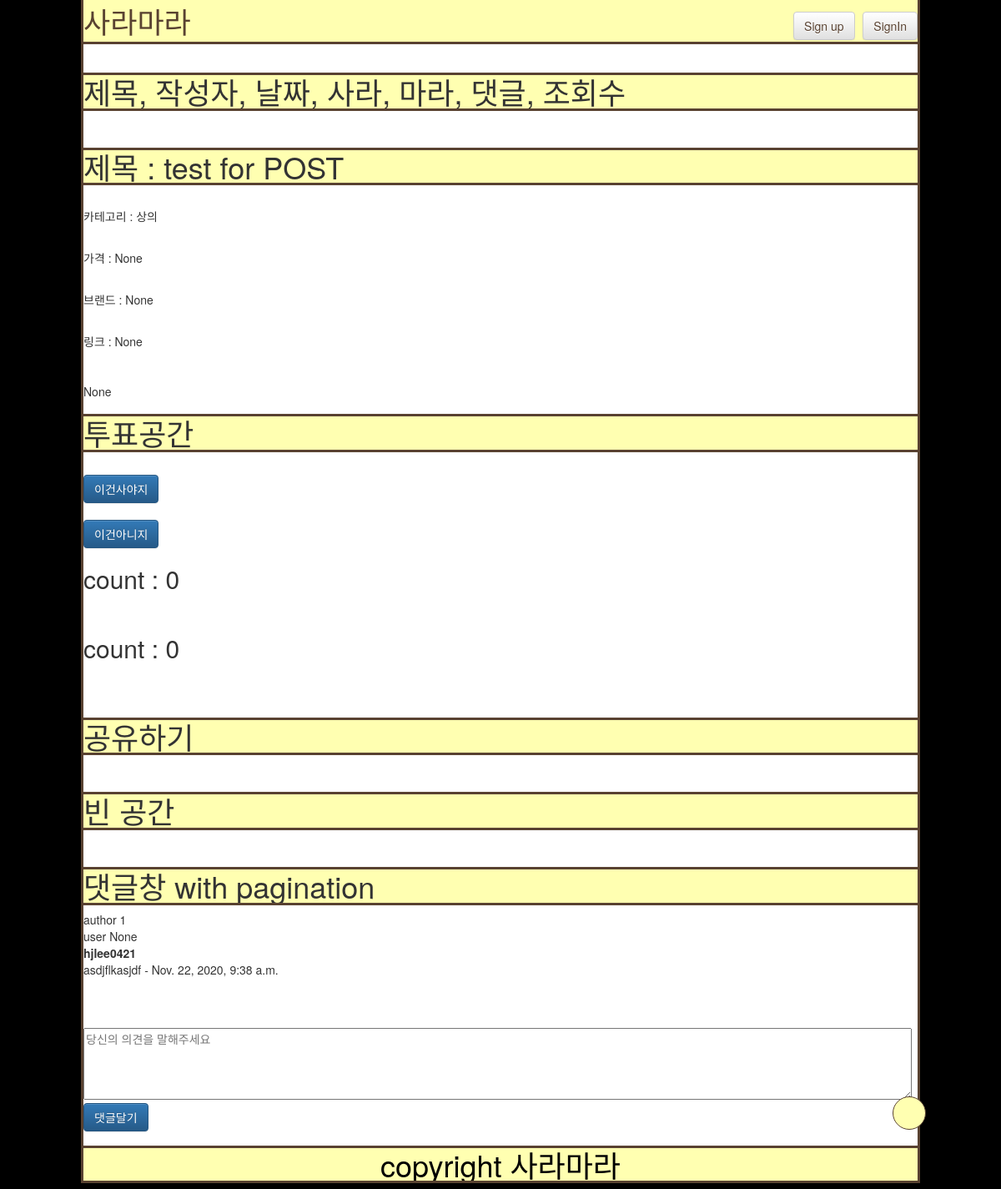
Before: /74/ with the older database file.
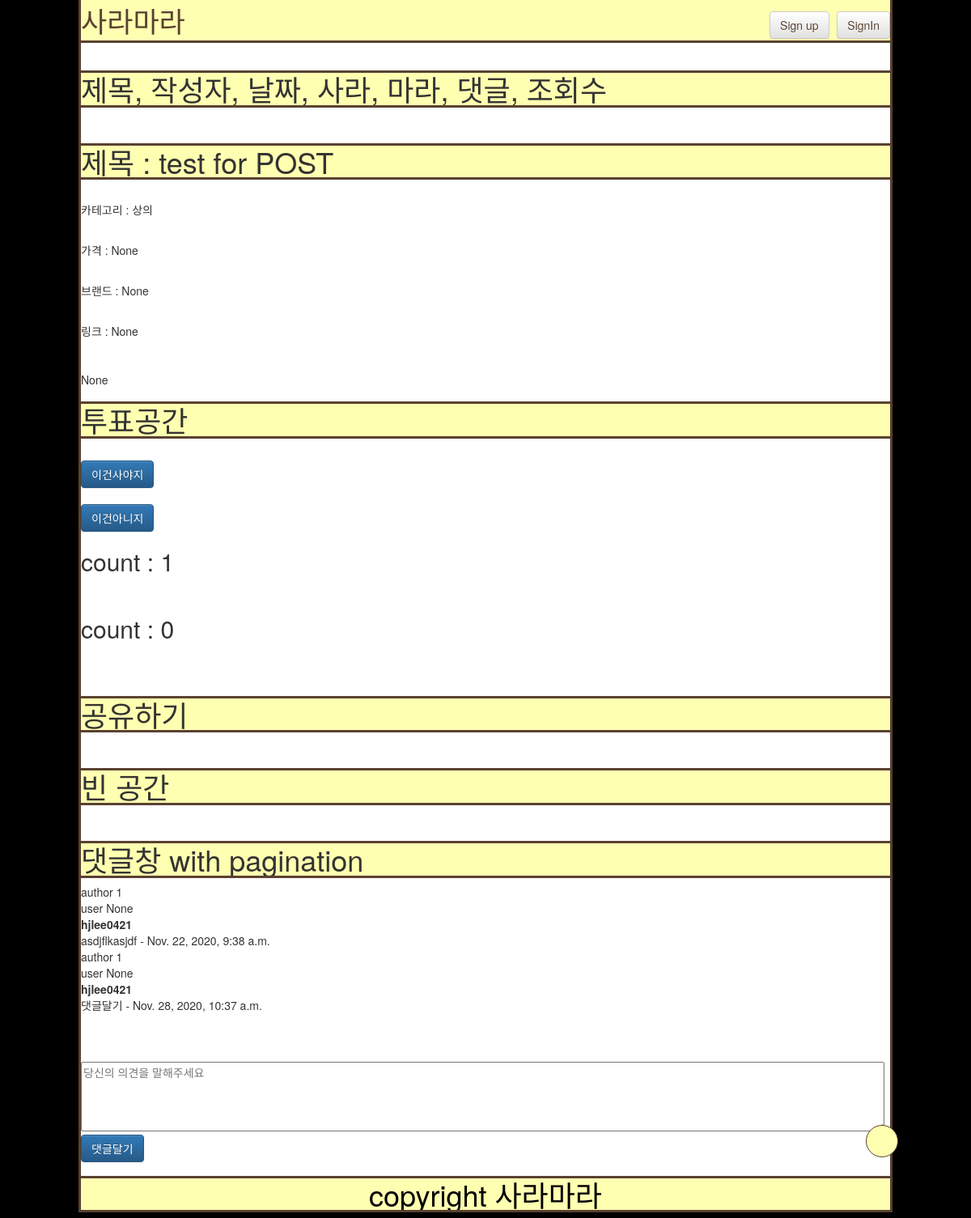
After: the same page with the newer database file.
### posts/models.py (models this page shows, shortened)
class Post(models.Model):
    author = models.ForeignKey(
        settings.AUTH_USER_MODEL, on_delete=models.CASCADE)  # settings.py 에 AUTH_USER_MODEL 확인 추천!
    title = models.CharField(max_length=128)
    price = models.CharField(max_length=128, blank=True,  null=True)
    brand = models.CharField(max_length=128, blank=True,  null=True)
    link = models.CharField(
        max_length=128, blank=True, null=True)
    pub_date = models.DateTimeField(auto_now_add=True,
                                    verbose_name='date published')
    sara = models.TextField(blank=True, null=True)
    mara = models.TextField(blank=True, null=True)
    sara_cnt = models.IntegerField(default=0)
    mara_cnt = models.IntegerField(default=0)
    comment_cnt = models.IntegerField(default=0)
    view_cnt = models.IntegerField(default=0)
    ckcontent = RichTextUploadingField(blank=True, null=True)
    CATEGORY_CHOICES = (
        ('상의', '상의'),
        ('하의', '하의'),
        ('신발', '신발'),
        ('기타', '기타'),
    )
    category = models.CharField(
        max_length=128, choices=CATEGORY_CHOICES, default='상의', null=False)
    class Meta:
        ordering = ['-id']

class Comment(models.Model):
    post = models.ForeignKey(Post, on_delete=models.CASCADE)
    author = models.ForeignKey(
        settings.AUTH_USER_MODEL, on_delete=models.CASCADE)
    text = models.CharField(max_length=200)
    created_date = models.DateTimeField(default=timezone.now)
    class Meta:
        ordering = ['created_date']

class User(AbstractUser):
    gender = models.IntegerField(default=0)
    age = models.IntegerField(default=0)

### posts/views.py (the view, shortened to what this page needs)
# urls.py: path('<int:pk>/', views.DetailView.as_view(), name='detail'),
class DetailView(generic.DetailView, FormMixin, View):
    model = Post
    form_class = PostForm
    template_name = 'posts/detail.html'
    initial = {'key': 'value'}
    def get(self, request, *args, **kwargs):
        self.object = self.get_object()
        self.object.view_cnt = self.object.view_cnt + 1
        self.object.save()
        context = self.get_context_data(object=self.object)
        context['comment'] = self.object.comment_set.all()
        return self.render_to_response(context)

### posts/forms.py
class PostForm(forms.ModelForm):
    class Meta:
        model = Post
        fields = ('title', 'category', 'brand', 'price', 'link', 'ckcontent')
    def __init__(self, *args, **kwargs):
        super(PostForm, self).__init__(*args, **kwargs)
        self.fields['title'].required = True
        self.fields['title'].required = True
        self.fields['brand'].required = True
        self.fields['price'].required = True
        self.fields['ckcontent'].required = True

### posts/templates/posts/detail.html (shortened to what this page needs)
{% extends 'posts/base.html' %} {% block content %} {% load static %}
<br />
<div>
  <h1>제목, 작성자, 날짜, 사라, 마라, 댓글, 조회수</h1>
</div>
<br />
<div>
  <h1>제목 : {{ post.title }} </h1>
  <br />
  <p>카테고리 : {{ post.category }}</p>
  <br />
  <p>가격 : {{ post.price }}</p>
  <br />
  <p>브랜드 : {{ post.brand }}</p>
  <br />
  <p>링크 : {{ post.link }}</p>
  <br />
  <P>{{ post.ckcontent|safe }}</P>
  <h1>투표공간</h1>
  <br />
  {% if user.is_authenticated %}
  <form method="POST" action=".">
    {% csrf_token %}
    <input type="submit" name="sara_button" value="이건사야지" class="btn btn-primary" />
  </form>
  {% else %}
  <form method="POST" action="{% url 'posts:signin' %}">
    <input type="submit" name="sara_button" value="이건사야지" class="btn btn-primary" />
  </form>
{% endif %}
  <br />
  {% if user.is_authenticated %}
  <form method="POST" action=".">
    {% csrf_token %}
    <input type="submit" name="mara_button" value="이건아니지" class="btn btn-primary" />
  </form>
  {% else %}
  <form method="POST" action="{% url 'posts:signin' %}">
    <input type="submit" name="sara_button" value="이건아니지" class="btn btn-primary" />
  </form>
  {% endif %}
  <h2> count : {{ post.sara_cnt }}</h2>
  <br />
  <h2> count : {{ post.mara_cnt }}</h2>
  <br />
  <br />
  <h1>공유하기</h1>
</div>
<br />
<div>
  <h1>빈 공간</h1>
</div>
<br />
<div>
  <h1>댓글창 with pagination</h1>
  {% for element in comment %}
  author {{element.author.id}} <br>
  user {{user.id}} <br>
  <strong>{{element.author}}</strong> <br>
    {{element.text}} - {{element.created_date}} <br>
    {% empty %}
    <p>No comments here yet :(</p>
  {% endfor %}
  <br />
  <br />
  <br />
  {% if user.is_authenticated %}
  <h1>댓글작성창</h1>
  <form method="POST" action=".">
    {% csrf_token %}
    <textarea rows="4" cols="130" name="add_comment" placeholder="당신의 의견을 말해주세요"></textarea>
    <br>
    <input type="submit" name="add_comment_button" value="댓글달기" class="btn btn-primary" />
  </form>
  {% else %}
  <form method="POST" action="{% url 'posts:signin' %}">
    <textarea rows="4" cols="130" name="add_comment" placeholder="당신의 의견을 말해주세요"></textarea>
    <br>
    <input type="submit" name="add_comment_button" value="댓글달기" class="btn btn-primary" />
  </form>
  {% endif %}
</div>
{% endblock %}

### posts/templates/posts/base.html (shortened to what this page needs)
<!DOCTYPE html>
<html>
  <head>
    {% load static %}
    <link
      rel="stylesheet"
      type="text/css"
      href="{% static 'posts/style.css' %}"
    />
    <link
      rel="stylesheet"
      href="//maxcdn.bootstrapcdn.com/bootstrap/3.2.0/css/bootstrap.min.css"
    />
    <link
      rel="stylesheet"
      href="//maxcdn.bootstrapcdn.com/bootstrap/3.2.0/css/bootstrap-theme.min.css"
    />
  </head>
  <body style="background-color: black;">
    <div class="mylayout" style="background-color: white;">
      <header>
        <a href="{% url 'posts:index' %}">
          사라마라
        </a>
        {% if user.is_authenticated %}
        <a
          class="btn btn-default"
          href="{% url 'posts:ask' %}"
          style="float: right;"
          >New Post</a
        >
        <p style="float: right;">
            <div style="font-size: 2rem; color: green; display: inline; float: right;">Welcome, {{ user.username }}
                <small>(<a href="{% url 'posts:signout' %}">LogOut</a>)</small>
                &nbsp;&nbsp;
            </div>
        </p>
        {% else %}
        <div style="float: right;">
          <a class="btn btn-default" href="{% url 'posts:signup' %}"
            >Sign up</a
          >
          <a class="btn btn-default" href="{% url 'posts:signin' %}">SignIn</a>
        </div>
        {% endif %}
      </header>
      <div class="dropdown">
        <button onclick="myFunction()" class="dropbtn"></button>
      </div>
      {% block content %}
      {% endblock %}
      <footer>
        <h1>copyright 사라마라</h1>
      </footer>
    </div>
  </body>
</html>

### posts/static/posts/style.css (style rules this page uses)
body { display: block; margin: 1%; background-color: #000000; }
h1 { outline-style: solid; outline-color: #594231; background-color: #ffffb1; display: block; font-size: 2em; margin: 0 auto; }
p { margin: 0 auto; }
header { outline-style: solid; outline-color: #594231; background-color: #ffffb1; text-align: left; font-size: 35px; position: relative; }
.mylayout { outline-style: solid; outline-color: #594231; position: relative; width: 100%; max-width: 1000px; margin: 0 auto; }
.dropbtn { background-color: #ffffb1; border: 1px solid; border-color: #594231; color: #594231; height: 40px; width: 40px; border-radius: 100%; position: fixed; z-index: 1000; bottom: 5%; right: 7.5%; cursor: pointer; vertical-align: top; background-position: -276px -116px; outline: 0; }
footer { outline-style: solid; outline-color: #594231; text-align: center; font-size: 20px; color: black; position: relative; width: 100%; max-width: 1000px; margin: auto; z-index: 1; }
a { color: #594231; text-decoration: none; }
a:link { color: #594231; text-decoration: none; }

Changed rows visible on the page:
changed Post "test for POST": sara_cnt "0" → "1"
added Comment: author.id "1", id "None", author "hjlee0421", text "댓글달기", created_date "Nov. 28, 2020, 10:37 a.m."
